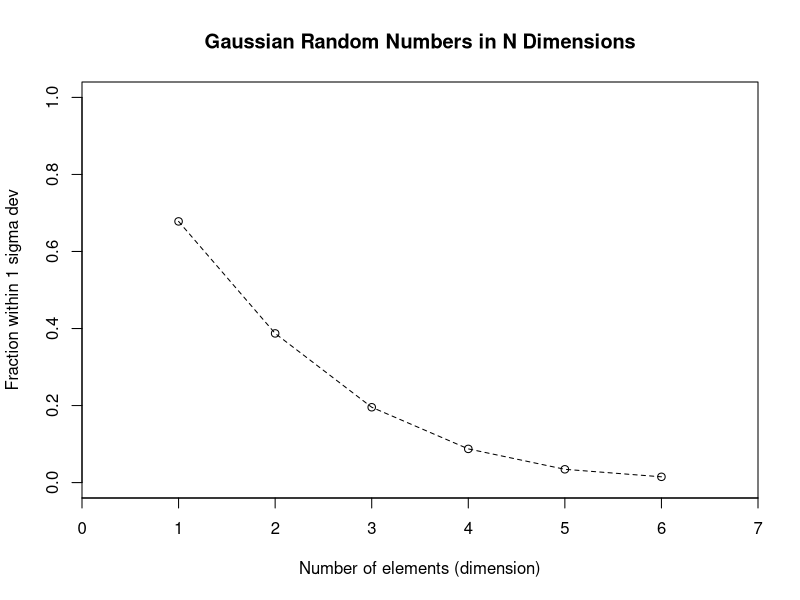

Here is the R script that generated this plot: (Note: this script raises an error after producing the figure.)
#############
#Part A - Experimenting with Gaussian Random Numbers
#############

N <- 10000 #10,000 Gaussian Random Values
mu <- 0 #They all start with mu of 0
sigma <- 1.0 #Standard Deviation of 1.0

X <- rnorm(N, mu, sigma) #First Vector
Y <- rnorm(N, mu, sigma) #Second Vector
Z <- rnorm(N, mu, sigma) #Third Vector
S <- rnorm(N, mu, sigma) #Fourth Vector
T <- rnorm(N, mu, sigma) #Fifth Vector
U <- rnorm(N, mu, sigma) #Sixth Vector

distA <- sqrt(X^2) #Distance in 1D: dist = sqrt(X^2)
fracA <- mean(distA <= 1.0)

distB <- sqrt(X^2 + Y^2) #Distance in 2D: dist = sqrt(X^2 + Y^2)
fracB <- mean(distB <= 1.0)

distC <- sqrt(X^2 + Y^2 + Z^2) #Distance in 3D: dist = sqrt(X^2 + Y^2 + Z^2)
fracC <- mean(distC <= 1.0)

disigma <- sqrt(X^2 + Y^2 + Z^2 + S^2) #Distance in 4D: dist = sqrt(X^2 + Y^2 + Z^2 + S^2)
fracD <- mean(disigma <= 1.0)

distE <- sqrt(X^2 + Y^2 + Z^2 + S^2 + T^2) #Distance in 5D: dist = sqrt(X^2 + Y^2 + Z^2 + S^2 + T^2)
fracE <- mean(distE <= 1.0)

distF <- sqrt(X^2 + Y^2 + Z^2 + S^2 + T^2 + U^2) #Distance in 6D: dist = sqrt(X^2 + Y^2 + Z^2 + S^2 + T^2 + U^2)
fracF <- mean(distF <= 1.0)

dims <- 1:6 #Dimensions from 1 to 6 X-Axis
fracs <- c(fracA, fracB, fracC, fracD, fracE, fracF) #Data (Fraction of data in 1 std of origin) For Y-Axis 

png("partA_plot.png", width = 1200, height = 600) #Generates png file of Part A graph  

print(fracA)
print(fracB)
print(fracC)
print(fracD)
print(fracE)
print(fracF)    

plot(dims, fracs,
main = "Gaussian Random Numbers in N Dimensions", #Title on top of the graph
type = "o", #Displays points and lines in graph
pch = 1, #Plotting character, representing symbols. Ex: 1 = circle, (There are 0 to 25 options)
lty = 2, #Line type like blank, solid, dashed, dotted etc
ylim = c(0,1),  #Y-Axis limits
xlim = c(0,7),  #X-Axis limits
xlab = "Number of elements (dimension)",
ylab = "Fraction within 1 sigma dev",
xaxs = "i" #To make X-Axis start as 0
)

dev.off() #Purpose is to tell script to stop writing file and close it

#Graph shows that as dimension increase, the fraction of points withing 1 sigma decreases.

#############
#Part B 
#############

#TRAFFIC_STATIONS_2251 -> TrafficStation_2251_0# -> Data_0#.csv

main_folder <- "TRAFFIC_STATIONS_2251"

csvs <- list.files(main_folder, pattern = "Data_.*\\.csv", recursive = TRUE, full.names = TRUE)

dfs <- lapply(csvs, read.csv)

data_all <- do.call(rbind, dfs) #Combine all data frames into one data frame

all_speeds <- round(data_all$SPEED) #Quantitize speed data to nearest one mile per hour

threshold <- 45:85 #Thresholds from 45 to 85 miles per hour

mixed_variance <- numeric(length(threshold)) #Purpose of this is to create mixed variance vectors of all 45 - 85 thresholds

for (i in seq_along(threshold)) {

    t <- threshold[i] #Current threshold

    left_set <- all_speeds[all_speeds <= t] #Vectors of left set
    right_set <- all_speeds[all_speeds > t] #Vectors of right set

    W_L <- length(left_set) / length(all_speeds)  #Formula: W_L = abs(left_set) / abs(speeds)
    W_R <- 1 - W_L #Remainder of left set. Formula: W_R = 1 - W_L

    if (length(left_set) >= 2) { #sigma_L2 = var(left_set)
        sigma_L2 <- var(left_set)
    } else {
        sigma_L2 <- 0
    }

    if (length(right_set) >= 2) { #sigma_R2 = var(right_set)
        sigma_R2 <- var(right_set)
    } else {
        sigma_R2 <- 0
    }
    mv_nround <- W_L * sigma_L2 + W_R * sigma_R2 #Formula: mixed_variance = W_L * sigma_L2 + W_R * sigma_R2
    mixed_variance[i] = round(mv_nround * 10) / 10 #Round to nearest tenth and remove noise
}

png("partB_plot.png", width = 1200, height = 600)  # width > height makes it wide

x <- threshold

par(mfrow=c(1,1)) #1 row 1 column

plot(x, mixed_variance,
     main = "Mixed Variance vs Threshold",
     type = "l",
     col = "blue",
     pch = 1,
     lty = 1,
     lwd = 2,
     xlab = "Speed",
     ylab = "Mixed Variance",
     ylim = c(0, 20),
     xaxs = "i", #To make X-Axis start as 0
)
axis(1, at = x, labels = x)
axis(2)

# v = x (Places vertical grid lines with x values)
abline(v = x, col = "lightgrey", lty = 1, lwd = 2)   # vertical grid
abline(h = axTicks(2), col = "lightgrey", lty = 1, lwd = 2)  # horizontal grid

dev.off()

#Now we got mixed variance of two sets versus threshold

#In letter b problem in Part B 

#############
#Part C
#############

#Possible threshold speed from low to high

intent <- data_all$INTENT

nonagg_index = intent %in% c(0, 1) #Non Aggressive Index
agg_index = intent == 2 #Aggressive Index

speeds_nonagg <- all_speeds[nonagg_index]
speeds_agg <- all_speeds[agg_index]

false_alarms <- numeric(length(threshold)) #False Alarms
missed_detections <- numeric(length(threshold)) #Missed Detections
total_mistakes <- numeric(length(threshold)) #False Negatives

for (i in seq_along(threshold)) {

    t <- threshold[i] #Current threshold

    a <- mean(speeds_nonagg > t)
    b <- mean(speeds_agg <= t)
    mistakes <- a + b

    false_alarms[i] <- a
    missed_detections[i] <- b
    total_mistakes[i] <- mistakes

}

png("partC_plot.png", width = 1200, height = 600)  # width > height makes it wide

x <- threshold
ylim_range <- c(0, 1)

plot(x, false_alarms,
    type = "o",
    col = "red",
    lwd = 2, 
    lty = 2,
    pch = 15,
    ylim = c(0, 1),
    xlab = "Threshold Speed",
    ylab = "Fraction",
    main = "False Alarms and Missed Detections vs Threshold Speed",
    xaxt = "n",
    xaxs = "i" #To make X-Axis start as 0
)
axis(1, at = x, labels = x)
lines(x, missed_detections, type="o", col="blue", pch=2, lwd=2)     # triangles
lines(x, total_mistakes,    type="o", col="magenta", pch=1, lwd=2)  # circles

dev.off()

#############
#Write Up For Question 2
#############

#According to research with table() function, it can automatically sort them in ascending numeric order or alphabetical order so everything in graph looks organized.
tab <- table(intent, all_speeds) 

png("writeup2_barplot.png", width = 1200, height = 600)  # width > height makes it wide

barplot(tab, 
        beside = TRUE,
        col = c("lightgrey", "darkgrey", "black"),
        xlab = "Speed (mph)",
        ylab = "Count",
        main = "Histogram of Vehicle Speeds by Driver Intent",
        xaxs = "i" #To make X-Axis start as 0
)

legend("topright", legend = c("0", "1", "2"), fill = c("lightgrey", "darkgrey", "black"))

dev.off()